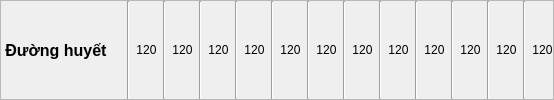
              <widget class="QFrame" name="frame_16">
               <property name="frameShape">
                <enum>QFrame::StyledPanel</enum>
               </property>
               <property name="frameShadow">
                <enum>QFrame::Raised</enum>
               </property>
               <layout class="QHBoxLayout" name="horizontalLayout_9">
                <property name="leftMargin">
                 <number>0</number>
                </property>
                <property name="topMargin">
                 <number>0</number>
                </property>
                <property name="rightMargin">
                 <number>0</number>
                </property>
                <property name="bottomMargin">
                 <number>0</number>
                </property>
                <item>
                 <widget class="QLabel" name="label_109">
                  <property name="minimumSize">
                   <size>
                    <width>120</width>
                    <height>0</height>
                   </size>
                  </property>
                  <property name="maximumSize">
                   <size>
                    <width>120</width>
                    <height>16777215</height>
                   </size>
                  </property>
                  <property name="font">
                   <font>
                    <pointsize>12</pointsize>
                    <weight>75</weight>
                    <bold>true</bold>
                   </font>
                  </property>
                  <property name="text">
                   <string> Đường huyết</string>
                  </property>
                 </widget>
                </item>
                <item>
                 <widget class="Line" name="line_25">
                  <property name="orientation">
                   <enum>Qt::Vertical</enum>
                  </property>
                 </widget>
                </item>
                <item>
                 <widget class="QLabel" name="label_110">
                  <property name="text">
                   <string>120</string>
                  </property>
                  <property name="alignment">
                   <set>Qt::AlignCenter</set>
                  </property>
                 </widget>
                </item>
                <item>
                 <widget class="Line" name="line_26">
                  <property name="orientation">
                   <enum>Qt::Vertical</enum>
                  </property>
                 </widget>
                </item>
                <item>
                 <widget class="QLabel" name="label_111">
                  <property name="text">
                   <string>120</string>
                  </property>
                  <property name="alignment">
                   <set>Qt::AlignCenter</set>
                  </property>
                 </widget>
                </item>
                <item>
                 <widget class="Line" name="line_27">
                  <property name="orientation">
                   <enum>Qt::Vertical</enum>
                  </property>
                 </widget>
                </item>
                <item>
                 <widget class="QLabel" name="label_112">
                  <property name="text">
                   <string>120</string>
                  </property>
                  <property name="alignment">
                   <set>Qt::AlignCenter</set>
                  </property>
                 </widget>
                </item>
                <item>
                 <widget class="Line" name="line_28">
                  <property name="orientation">
                   <enum>Qt::Vertical</enum>
                  </property>
                 </widget>
                </item>
                <item>
                 <widget class="QLabel" name="label_113">
                  <property name="text">
                   <string>120</string>
                  </property>
                  <property name="alignment">
                   <set>Qt::AlignCenter</set>
                  </property>
                 </widget>
                </item>
                <item>
                 <widget class="Line" name="line_29">
                  <property name="orientation">
                   <enum>Qt::Vertical</enum>
                  </property>
                 </widget>
                </item>
                <item>
                 <widget class="QLabel" name="label_114">
                  <property name="text">
                   <string>120</string>
                  </property>
                  <property name="alignment">
                   <set>Qt::AlignCenter</set>
                  </property>
                 </widget>
                </item>
                <item>
                 <widget class="Line" name="line_30">
                  <property name="orientation">
                   <enum>Qt::Vertical</enum>
                  </property>
                 </widget>
                </item>
                <item>
                 <widget class="QLabel" name="label_115">
                  <property name="text">
                   <string>120</string>
                  </property>
                  <property name="alignment">
                   <set>Qt::AlignCenter</set>
                  </property>
                 </widget>
                </item>
                <item>
                 <widget class="Line" name="line_31">
                  <property name="orientation">
                   <enum>Qt::Vertical</enum>
                  </property>
                 </widget>
                </item>
                <item>
                 <widget class="QLabel" name="label_116">
                  <property name="text">
                   <string>120</string>
                  </property>
                  <property name="alignment">
                   <set>Qt::AlignCenter</set>
                  </property>
                 </widget>
                </item>
                <item>
                 <widget class="Line" name="line_32">
                  <property name="orientation">
                   <enum>Qt::Vertical</enum>
                  </property>
                 </widget>
                </item>
                <item>
                 <widget class="QLabel" name="label_117">
                  <property name="text">
                   <string>120</string>
                  </property>
                  <property name="alignment">
                   <set>Qt::AlignCenter</set>
                  </property>
                 </widget>
                </item>
                <item>
                 <widget class="Line" name="line_33">
                  <property name="orientation">
                   <enum>Qt::Vertical</enum>
                  </property>
                 </widget>
                </item>
                <item>
                 <widget class="QLabel" name="label_118">
                  <property name="text">
                   <string>120</string>
                  </property>
                  <property name="alignment">
                   <set>Qt::AlignCenter</set>
                  </property>
                 </widget>
                </item>
                <item>
                 <widget class="Line" name="line_34">
                  <property name="orientation">
                   <enum>Qt::Vertical</enum>
                  </property>
                 </widget>
                </item>
                <item>
                 <widget class="QLabel" name="label_119">
                  <property name="text">
                   <string>120</string>
                  </property>
                  <property name="alignment">
                   <set>Qt::AlignCenter</set>
                  </property>
                 </widget>
                </item>
                <item>
                 <widget class="Line" name="line_35">
                  <property name="orientation">
                   <enum>Qt::Vertical</enum>
                  </property>
                 </widget>
                </item>
                <item>
                 <widget class="QLabel" name="label_120">
                  <property name="text">
                   <string>120</string>
                  </property>
                  <property name="alignment">
                   <set>Qt::AlignCenter</set>
                  </property>
                 </widget>
                </item>
                <item>
                 <widget class="Line" name="line_36">
                  <property name="orientation">
                   <enum>Qt::Vertical</enum>
                  </property>
                 </widget>
                </item>
                <item>
                 <widget class="QLabel" name="label_121">
                  <property name="text">
                   <string>120</string>
                  </property>
                  <property name="alignment">
                   <set>Qt::AlignCenter</set>
                  </property>
                 </widget>
                </item>
               </layout>
              </widget>
